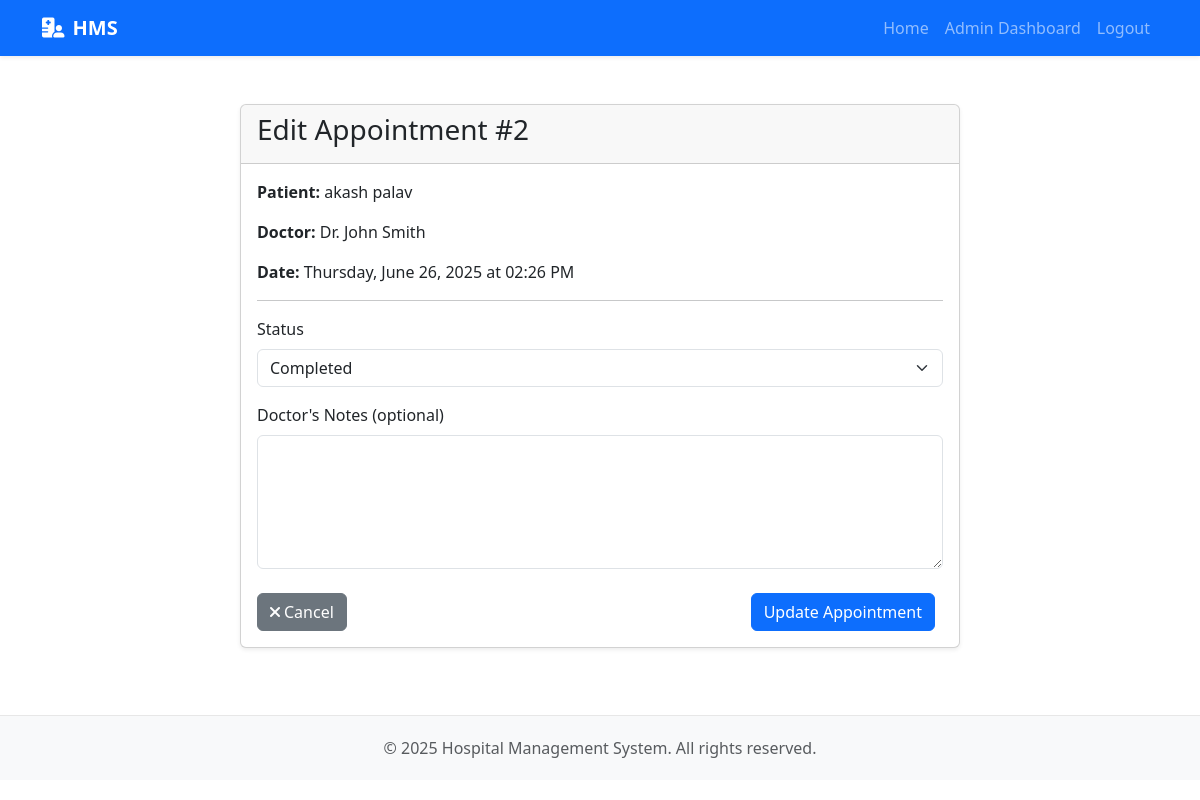
Screenshot of /admin/appointment/edit/2 (signed in) with the database file from the repository.
### app/models.py (models this page shows, shortened)
class Appointment(db.Model):
    id = db.Column(db.Integer, primary_key=True)
    patient_id = db.Column(db.Integer, db.ForeignKey('patient.id'), nullable=False)
    doctor_id = db.Column(db.Integer, db.ForeignKey('doctor.id'), nullable=False)
    appointment_date = db.Column(db.DateTime, nullable=False)
    reason = db.Column(db.Text)
    notes = db.Column(db.Text) # This field will be used by doctors
    status = db.Column(db.String(20), default='Scheduled')  # Scheduled, Completed, Cancelled
    created_at = db.Column(db.DateTime, default=datetime.utcnow)

class Patient(db.Model):
    id = db.Column(db.Integer, primary_key=True)
    user_id = db.Column(db.Integer, db.ForeignKey('user.id'))
    first_name = db.Column(db.String(50), nullable=False)
    last_name = db.Column(db.String(50), nullable=False)
    date_of_birth = db.Column(db.Date, nullable=False)
    gender = db.Column(db.String(10))
    blood_group = db.Column(db.String(5))
    contact_number = db.Column(db.String(20))
    email = db.Column(db.String(120))
    address = db.Column(db.Text)
    registration_date = db.Column(db.DateTime, nullable=False, default=datetime.utcnow)
    appointments = db.relationship('Appointment', backref='patient', lazy='dynamic')
    @property
    def full_name(self):
        return f"{self.first_name} {self.last_name}"

class Doctor(db.Model):
    id = db.Column(db.Integer, primary_key=True)
    user_id = db.Column(db.Integer, db.ForeignKey('user.id'), unique=True, nullable=True)
    first_name = db.Column(db.String(50), nullable=False)
    last_name = db.Column(db.String(50), nullable=False)
    specialization = db.Column(db.String(100), nullable=False)
    contact_number = db.Column(db.String(20))
    email = db.Column(db.String(120))
    is_available = db.Column(db.Boolean, default=True)
    appointments = db.relationship('Appointment', backref='doctor', lazy='dynamic')
    @property
    def full_name(self):
        return f"{self.first_name} {self.last_name}"

### app/routes/admin_routes.py (the view)
@admin_bp.route('/appointment/edit/<int:appointment_id>', methods=['GET', 'POST'])
@login_required
@admin_required
def edit_appointment(appointment_id):
    appointment = Appointment.query.get_or_404(appointment_id)
    form = EditAppointmentForm(obj=appointment)
    if form.validate_on_submit():
        form.populate_obj(appointment)
        db.session.commit()
        flash('Appointment updated successfully!', 'success')
        return redirect(url_for('admin.manage_appointments'))
    return render_template('admin/edit_appointment.html', form=form, appointment=appointment)

### app/routes/admin_routes.py
class EditAppointmentForm(FlaskForm):
    status = SelectField('Status', choices=[('Scheduled', 'Scheduled'), ('Completed', 'Completed'), ('Cancelled', 'Cancelled')])
    notes = TextAreaField('Doctor\'s Notes (optional)')
    submit = SubmitField('Update Appointment')

### app/models.py (called while the page is built)
@login_manager.user_loader
def load_user(id):
    return User.query.get(int(id))

### app/routes/admin_routes.py (called while the page is built)
def admin_required(f):
    @wraps(f)
    def decorated_function(*args, **kwargs):
        if not current_user.is_admin:
            flash('You do not have permission to access this page.', 'danger')
            return redirect(url_for('auth.login'))
        return f(*args, **kwargs)
    return decorated_function

### app/templates/admin/edit_appointment.html (shortened to what this page needs)
{% extends "base.html" %}
{% block content %}
<div class="container mt-4">
    <div class="row justify-content-center">
        <div class="col-md-8">
            <div class="card shadow-sm">
                <div class="card-header">
                    <h3>Edit Appointment #{{ appointment.id }}</h3>
                </div>
                <div class="card-body">
                    <p><strong>Patient:</strong> {{ appointment.patient.full_name }}</p>
                    <p><strong>Doctor:</strong> Dr. {{ appointment.doctor.full_name }}</p>
                    <p><strong>Date:</strong> {{ appointment.appointment_date.strftime('%A, %B %d, %Y at %I:%M %p') }}</p>
                    <hr>
                    <form method="POST" action="" novalidate>
                        <div class="mb-3">
                            {{ form.status.label(class="form-label") }}
                            {{ form.status(class="form-select") }}
                        </div>
                        <div class="mb-3">
                            {{ form.notes.label(class="form-label") }}
                            {{ form.notes(class="form-control", rows=5) }}
                        </div>
                        <div class="d-flex justify-content-between mt-4">
                            <a href="{{ url_for('admin.view_appointment', appointment_id=appointment.id) }}" class="btn btn-secondary">
                                <i class="fas fa-times me-1"></i>Cancel
                            </a>
                            {{ form.submit(class="btn btn-primary") }}
                        </div>
                    </form>
                </div>
            </div>
        </div>
    </div>
</div>
{% endblock %}

### app/static/css/style.css (style rules this page uses)
body { padding-bottom: 20px; }
.card { box-shadow: 0 0.125rem 0.25rem rgba(0, 0, 0, 0.075); margin-bottom: 1.5rem; }
.card-header { font-weight: 500; }
form .btn { margin-right: 0.5rem; }
.form-label { font-weight: 500; }

### app/templates/base.html (style rules this page uses)
body { display: flex; flex-direction: column; min-height: 100vh; }

### rows the page displays
Appointment: id "2", appointment_date "Thursday, June 26, 2025 at 02:26 PM", status "Completed"
Patient: patient.full_name "akash palav"
Doctor: doctor.full_name "John Smith"
